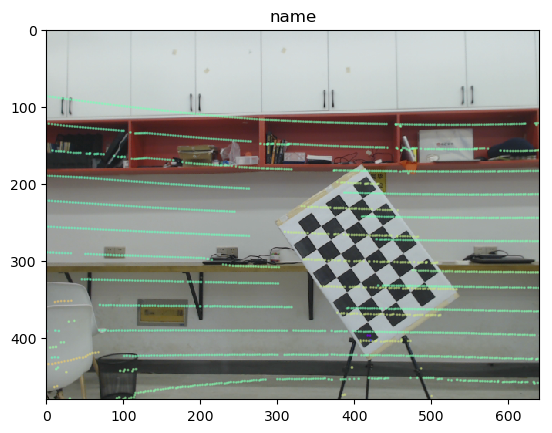

Python code for this plot:
from cmath import pi
import numpy as np
import math
import sys
import matplotlib.pyplot as plt
import matplotlib.image as mpimg


point_file = './pose1_full.pcd'
img = './pose1.png'

#cam to lidar
roll = -1.51318
pitch = -0.00278
yaw = -1.47518
x = 0.97722
y = 1.33155
z = 0.52005
K = np.array([656.043,0.0,286.564,0.0,654.308,221.388,0.0,0.0,1])
K = K.reshape(3,3)

def rotmatrix(roll,pitch,yaw):
    rot_x = np.mat([[1,0,0],
                    [0,math.cos(roll),-math.sin(roll)],
                    [0,math.sin(roll),math.cos(roll)]])


    rot_y = np.mat([[math.cos(pitch),0,math.sin(pitch)],
                        [0,1,0],
                        [-math.sin(pitch),0,math.cos(pitch)]]) 

    rot_z = np.mat([[math.cos(yaw),-math.sin(yaw),0],
                        [math.sin(yaw),math.cos(yaw),0],
                        [0,0,1]])
    rot1 = np.matmul(rot_z , rot_y)
    rot = np.matmul(rot1 ,rot_x)
    print("rot_matrix:",rot)
    return(rot)

def load_pcd_data(file_path):
    pts = []
    f = open(file_path, 'r')
    data = f.readlines()#方法用于读取所有行(直到结束符 EOF)并返回列表，该列表可以由 Python 的 for... in ... 结构进行处理。
    f.close()
    line = data[9]
    # print line
    line = line.strip('\n')
    print (line)
    i = line.split(' ')
    print('111',i)
    pts_num = eval(i[-1])
    for line in data[11:]:
        line = line.strip('\n')
        xyzi = line.split(' ')
        x, y, z = [eval(i) for i in xyzi[:3]]
# 		# print type(bgra)
# 		argb = bin(eval(argb))[2:]
# 		a, r, g, b = [int(argb[8 * i:8 * i + 8], 2) for i in range(4)]
        pts.append([x, y, z])
    assert len(pts) == pts_num
    points_obj= np.zeros((pts_num, len(pts[0])), dtype=np.float64)
    for i in range(pts_num):
        points_obj[i] = pts[i]
    points_obj = points_obj
    print(points_obj.shape)
	# x = np.zeros([np.array(t) for t in pts])
    return points_obj

move = np.array([[x],[y],[z]])
rot = rotmatrix(roll,pitch,yaw)
rot1 = rot.T
print('translation',move,'rot',rot1)





#translation
points = load_pcd_data(point_file).T
points1 = points - move

points1 = np.delete(points1,np.where(points1[0,:]<0),axis=1)

#rotation
points2 = np.matmul(rot1,points1)

#K
cam = np.matmul(K,points2)
cam = np.delete(cam,np.where(cam[2,:]<0)[1],axis=1)
cam[:2] /= cam[2,:]
print(cam)
print(cam.shape)

plt.figure()
png = mpimg.imread(img)
IMG_H,IMG_W,_ = png.shape
plt.axis([0,IMG_W,IMG_H,0])
plt.imshow(png)

u,v,z = cam
# print(cam.shape)
# print(cam)
u_out = np.logical_or(u<0, u>IMG_W)
v_out = np.logical_or(v<0, v>IMG_H)
outlier = np.logical_or(u_out, v_out)
cam = np.delete(cam,np.where(outlier),axis=1)

plt.scatter([u],[v],c=[z],cmap='rainbow_r',alpha=0.5,s=1)
plt.title('name')
plt.savefig(f'./lidar2cam.png',bbox_inches='tight')
plt.show()


